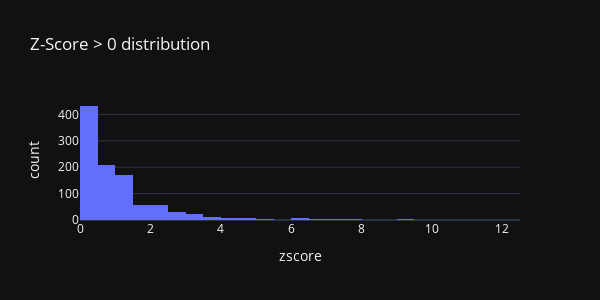

The notebook cell this image was saved under:
### Markdown cell above
If we take a look at the distibution of scores > 0, we can see a long tail of anomalous data points.

### Code cell
# now see the counts for each potential bucket
px.histogram(resampled[resampled['zscore'] > 0], x="zscore", height=300, nbins=50,
             width=600, title='Z-Score > 0 distribution')

### Figure 1 — Plotly figure (JSON) as saved in the notebook; plotly's stock layout.template omitted (floating-point values rounded to 4 significant figures; data arrays with more than 128 entries replaced by an {"elided": "..."} marker saying what was removed)
{"data": [{"alignmentgroup": "True", "bingroup": "x", "hovertemplate": "zscore=%{x}<br>count=%{y}<extra></extra>", "legendgroup": "", "marker": {"color": "#636efa"}, "name": "", "nbinsx": 50, "offsetgroup": "", "orientation": "v", "showlegend": false, "type": "histogram", "x": {"elided": "1034 float values"}, "xaxis": "x", "yaxis": "y"}], "layout": {"barmode": "relative", "height": 300, "legend": {"tracegroupgap": 0}, "title": {"text": "Z-Score > 0 distribution"}, "width": 600, "xaxis": {"anchor": "y", "autorange": true, "domain": [0, 1], "range": [0, 12.5], "title": {"text": "zscore"}, "type": "linear"}, "yaxis": {"anchor": "x", "autorange": true, "domain": [0, 1], "range": [0, 454.7], "title": {"text": "count"}}}}
